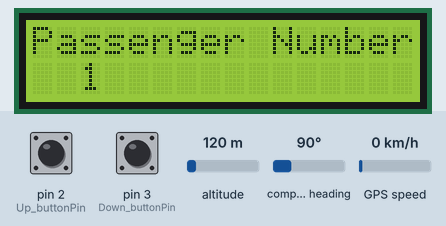
Bench run of a sketch on a simulated Arduino Mega 2560, built with avr-gcc and run on an emulated ATmega2560. Parts: 16×2 character LCD. Inputs (shaded band) come from the test bench; at power-on: pin 2 (Up_buttonPin) HIGH, altitude 120 m, GPS speed 0 km/h, pin 3 (Down_buttonPin) HIGH, compass heading 90°. The GPS gets a fix after 3 s at 37.7749, -122.4194 with 8 satellites; what the sketch prints to the serial monitor is not drawn.

Above: at 1.2 s.
1.3 s: pin 2 (Up_buttonPin) pulled LOW for 0.15 s
At 2.6 s:
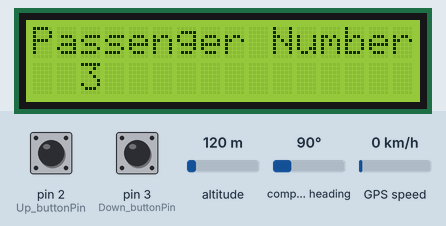
2.9 s: pin 2 (Up_buttonPin) pulled LOW for 0.15 s
At 4.1 s:
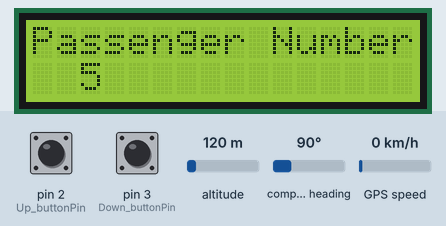
4.5 s: altitude set to 20 m
At 5.4 s:
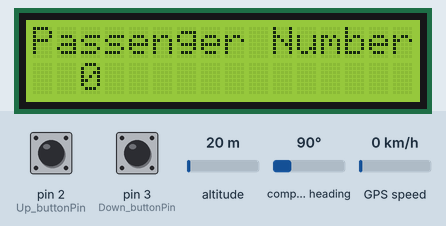
6.8 s: GPS speed set to 2 km/h
Timing chart, 0 to 9.3 s (numbered marks = the images above; inputs shaded):
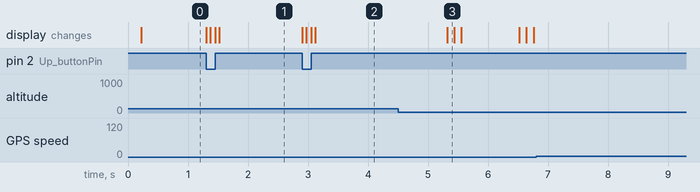

The sketch:

Gps_passenger_with_lcd.ino
```cpp
#include "TinyGPS++.h"
#include "SoftwareSerial.h"

SoftwareSerial serial_connection(52, 51); //RX=pin 11, TX=pin 10
TinyGPSPlus gps;//This is the GPS object that will pretty much do all the grunt work with the NMEA data

#include <Wire.h>
#include <LiquidCrystal_I2C.h>


const byte LCDcolumns = 16;
const byte LCDrows = 2;

// 0x27 is the default address. Is your address 0x3F - if so, change  to 0x3F
LiquidCrystal_I2C lcd(0x27, LCDcolumns, LCDrows);


// this constant won't change:
const int  Up_buttonPin   = 2;    // the pin that the pushbutton is attached to
const int  Down_buttonPin = 3;

// Variables will change:
int buttonPushCounter = 0;   // counter for the number of button presses
int up_buttonState = 0;         // current state of the up button
int up_lastButtonState = 0;     // previous state of the up button
int down_buttonState = 0;         // current state of the up button
int down_lastButtonState = 0;     // previous state of the up button
bool bPress = false;
int pass,la,lo;
void setup()
{
  Serial.begin(9600);//This opens up communications to the Serial monitor in the Arduino IDE
  serial_connection.begin(9600);//This opens up communications to the GPS
  Serial.println("GPS Start");//Just show to the monitor that the sketch has started
pinMode( Up_buttonPin , INPUT_PULLUP);
 pinMode( Down_buttonPin , INPUT_PULLUP);
  lcd.init();
   lcd.backlight();
  lcd.setCursor(0,0);
  lcd.print("Passenger Number:");
  lcd.setCursor(2,1);
  lcd.print(buttonPushCounter);

}


void loop()
{
  while(serial_connection.available())//While there are characters to come from the GPS
  {
    gps.encode(serial_connection.read());//This feeds the serial NMEA data into the library one char at a time
  }
  if(gps.location.isUpdated())//This will pretty much be fired all the time anyway but will at least reduce it to only after a package of NMEA data comes in
  {
    //Get the latest info from the gps object which it derived from the data sent by the GPS unit
    Serial.println("Satellite Count:");
    Serial.println(gps.satellites.value());
    Serial.println("Latitude:");
    Serial.println(gps.location.lat(), 2);

    Serial.println("Longitude:");
    Serial.println(gps.location.lng(), 2);

    Serial.println("Speed MPH:");
    Serial.println(gps.speed.mph());
    Serial.println("Altitude Feet:");
    Serial.println(gps.altitude.feet());
    Serial.println("Passenger");
    Serial.println(buttonPushCounter);
    Serial.println("");


  }

  checkUp();
     checkDown();

    if( bPress){
       bPress = false;
      lcd.setCursor(2,1);
      lcd.print("               ");
      lcd.setCursor(2,1);
      lcd.print(buttonPushCounter);
   }


}


void checkUp()
{
  up_buttonState = digitalRead(Up_buttonPin);

  // compare the buttonState to its previous state
  if (up_buttonState != up_lastButtonState) {
    // if the state has changed, increment the counter
    if (up_buttonState == LOW||up_buttonState == HIGH  ) {
        bPress = true;
      // if the current state is HIGH then the button went from off to on:
      buttonPushCounter++;
  //    lcd.clear();
//lcd.print("Pessenger:");
//delay(2000);
//lcd.setCursor(2,1);


      Serial.println("on");
      Serial.print("number of button pushes: ");
     lcd.print(buttonPushCounter);
    buttonPushCounter;
      Serial.println(buttonPushCounter);
    } else {
      // if the current state is LOW then the button went from on to off:
      Serial.println("off");
    }
    // Delay a little bit to avoid bouncing
    delay(50);
  }
  // save the current state as the last state, for next time through the loop
  up_lastButtonState = up_buttonState;
}

void checkDown()
{
  down_buttonState = digitalRead(Down_buttonPin);

  // compare the buttonState to its previous state
  if (down_buttonState != down_lastButtonState) {
    // if the state has changed, increment the counter
    if (down_buttonState == LOW) {
        bPress = true;
      // if the current state is HIGH then the button went from off to on:
      buttonPushCounter--;

      Serial.println("on");
      Serial.print("number of button pushes: ");
      Serial.println(buttonPushCounter);
    } else {
      // if the current state is LOW then the button went from on to off:
      Serial.println("off");
    }
    // Delay a little bit to avoid bouncing
    delay(50);
  }
  // save the current state as the last state, for next time through the loop
  down_lastButtonState = down_buttonState;
}
```

Measured:
- after the input at 1.3 s, the display: first changes at once (image 1 shows a later state)
- after the input at 2.9 s, the display: first changes at once (image 2 shows a later state)
- after the input at 4.5 s, the display: changes after 0.82 s (image 3)
- after the input at 6.8 s, every drawn part: stays the same
